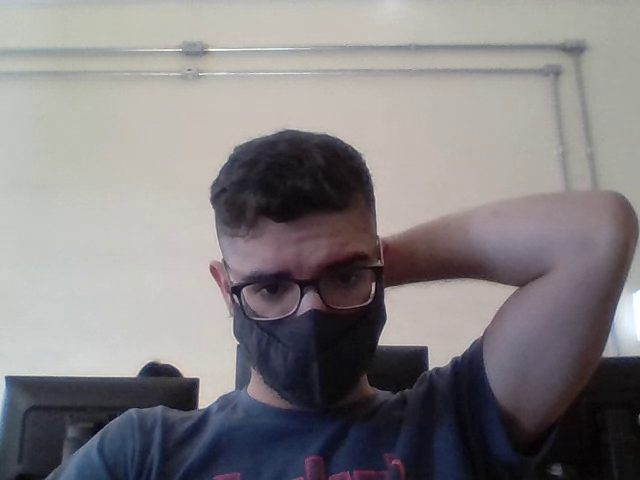
#> input picture frame 32 of s6/subtracao_imagens_em_video/video.mp4, 640 x 480 px
$ python atv_2.py
#> lines starting #> are read from the running program, lines starting #| are printed output that depends on the picture
import cv2

video = cv2.VideoCapture("video.mp4")

# enquanto houver video carrega frame a frame na janela
while True:
    ret, frame = video.read()
#> frame is the input picture: shape (480, 640, 3); mean B, G, R 130.6, 128.8, 132.2

    frame_grayscale = cv2.cvtColor(frame, cv2.COLOR_BGR2GRAY)
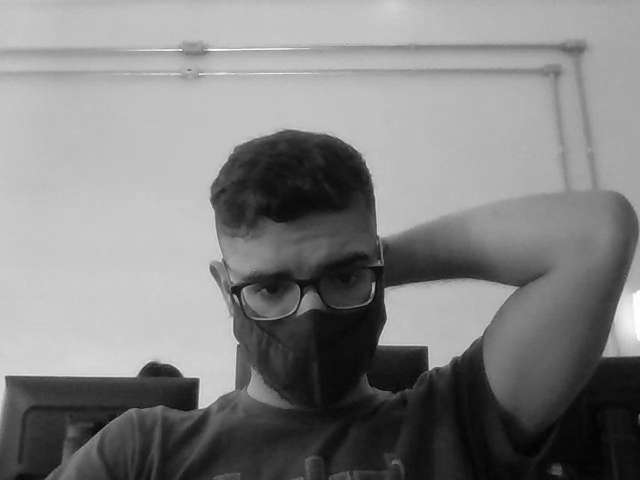
#> frame_grayscale: shape (480, 640); min 0, max 255, mean 130

    h_eq = cv2.equalizeHist(frame_grayscale)
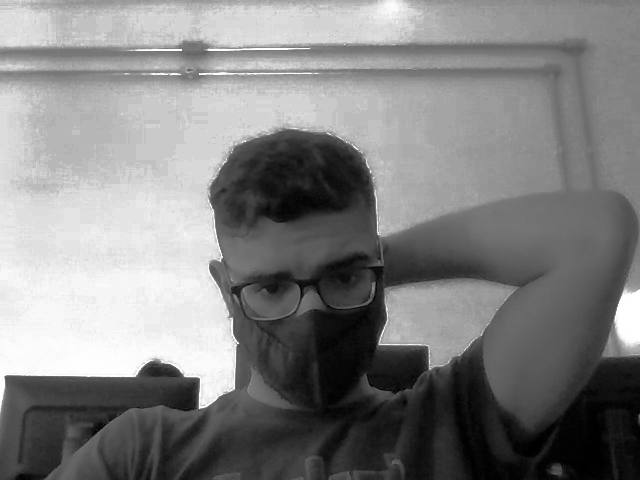
#> h_eq: shape (480, 640); min 0, max 255, mean 128.8
    cv2.imshow("/Equalizada", h_eq)

    # se o usuario digitar a tecla 1 ou esc, fecha o loop
    if cv2.waitKey(30) & 0xFF == ord('q'):
#> (key q is pressed here)
        break
video.release()
cv2.destroyAllWindows()

$ run again, starting later in the video
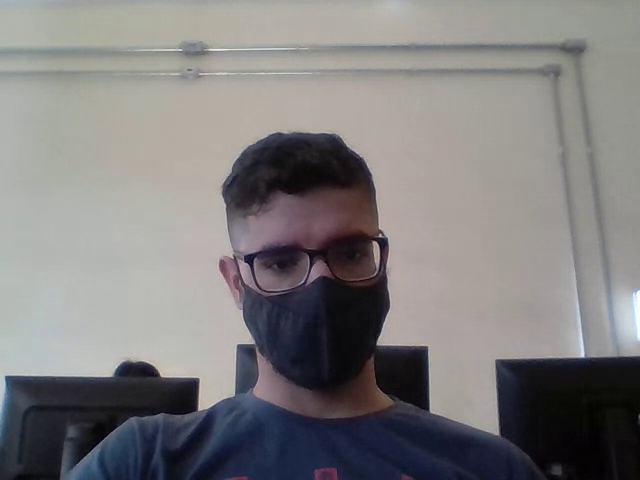
#> input picture frame 146 of s6/subtracao_imagens_em_video/video.mp4, 640 x 480 px
#> frame is the input picture: shape (480, 640, 3); mean B, G, R 125.4, 124.8, 126.9
#> `frame_grayscale = cv2.cvtColor(frame, cv2.COLOR_BGR2GRAY)`:
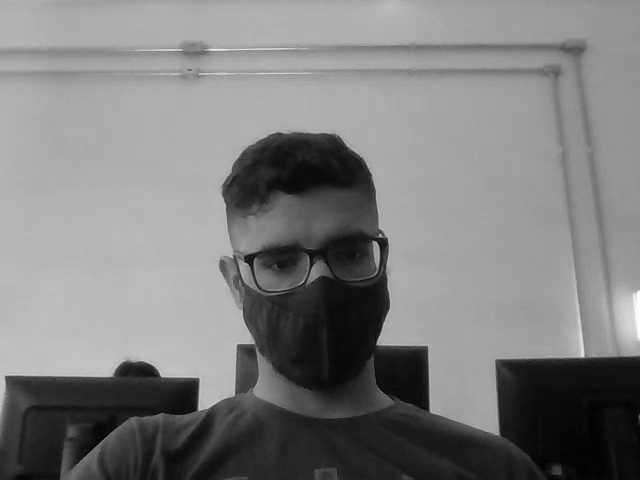
#> frame_grayscale: shape (480, 640); min 0, max 254, mean 125.5
#> `h_eq = cv2.equalizeHist(frame_grayscale)`:
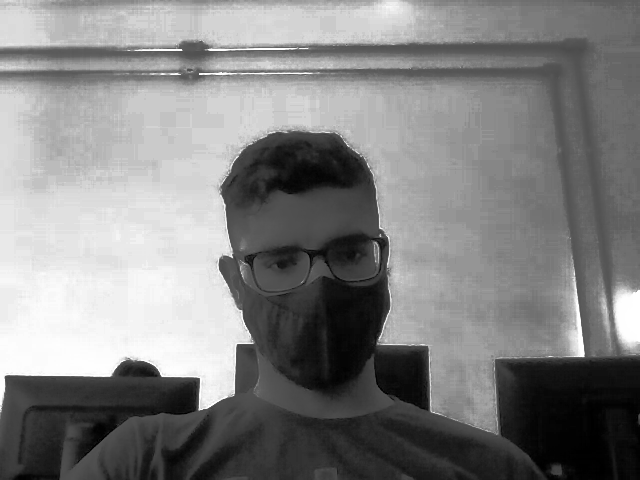
#> h_eq: shape (480, 640); min 0, max 255, mean 129.1

$ run again, starting later in the video
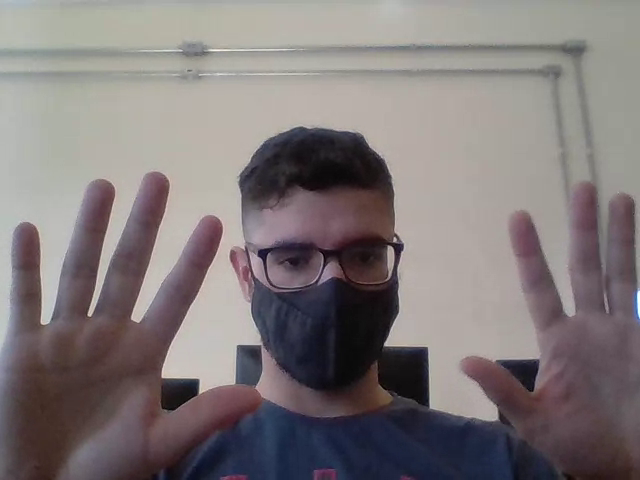
#> input picture frame 260 of s6/subtracao_imagens_em_video/video.mp4, 640 x 480 px
#> frame is the input picture: shape (480, 640, 3); mean B, G, R 120.8, 120.1, 127.7
#> `frame_grayscale = cv2.cvtColor(frame, cv2.COLOR_BGR2GRAY)`:
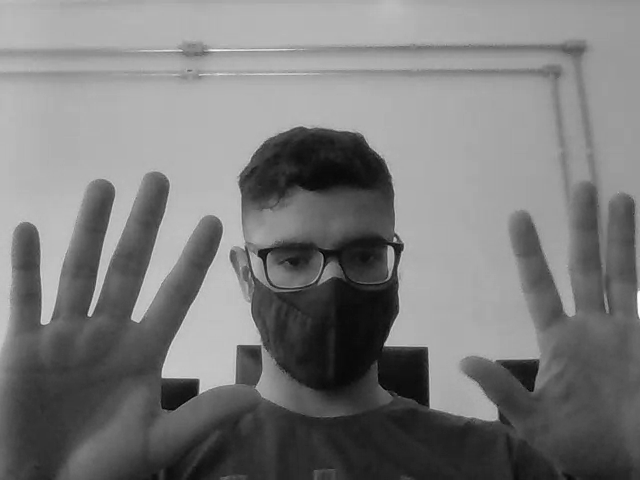
#> frame_grayscale: shape (480, 640); min 1, max 251, mean 122.4
#> `h_eq = cv2.equalizeHist(frame_grayscale)`:
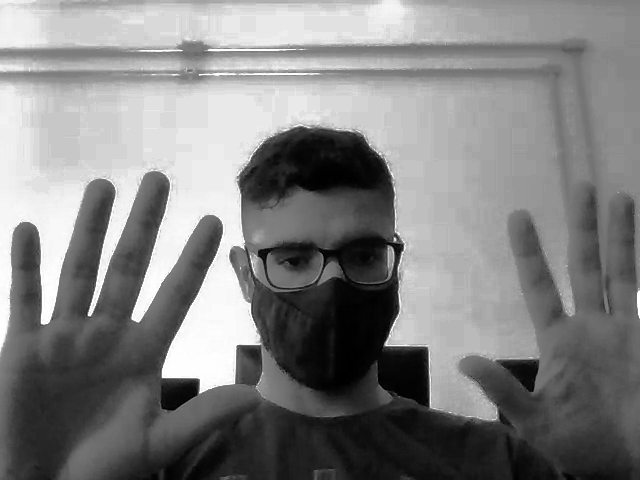
#> h_eq: shape (480, 640); min 0, max 255, mean 128.8
